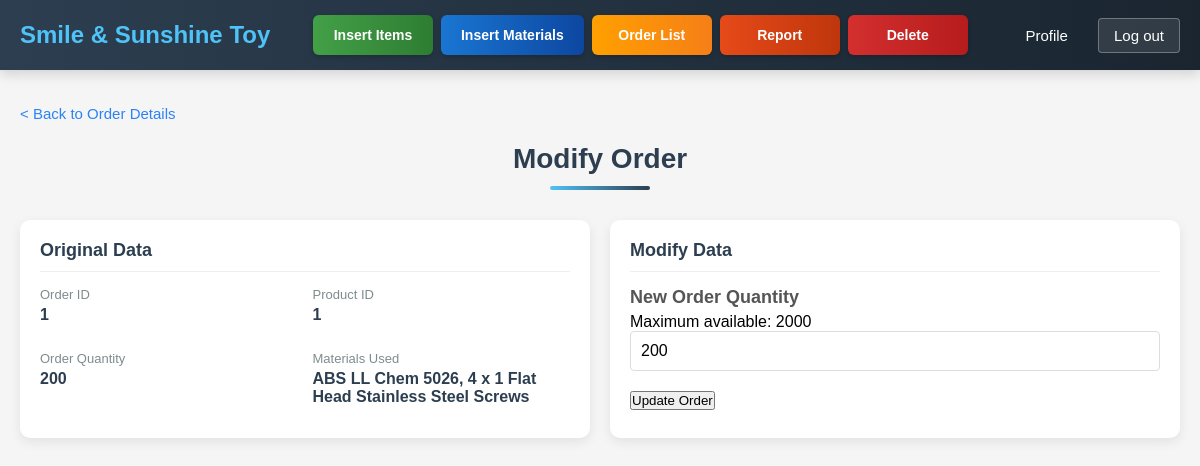
Page /staff/ModifyOrder.php?oid=1 (signed in) on the committed database.
### tables this page shows
CREATE TABLE `orders` (
  `oid` int NOT NULL AUTO_INCREMENT,
  `odate` datetime NOT NULL,
  `pid` int NOT NULL,
  `oqty` int NOT NULL,
  `ocost` decimal(20,2) NOT NULL,
  `cid` int NOT NULL,
  `odeliverdate` datetime DEFAULT NULL,
  `ostatus` int NOT NULL,
  PRIMARY KEY (`oid`),
  CONSTRAINT `fk_orders_cid` FOREIGN KEY (`cid`) REFERENCES `customer` (`cid`),
  CONSTRAINT `fk_orders_pid` FOREIGN KEY (`pid`) REFERENCES `product` (`pid`)
);

### staff/ModifyOrder.php (the view, shortened to what this page needs)
<?php
include '../conn.php';
$oid = isset($_GET['oid']) ? intval($_GET['oid']) : 0;
$updateReservesSql = "UPDATE material m
                      JOIN (
                          SELECT mid, SUM(pmqty * order_qty) AS total_reserve
                          FROM (
                              SELECT pm.mid, pm.pmqty, o.oqty AS order_qty
                              FROM prodmat pm
                              JOIN orders o ON pm.pid = o.pid
                              WHERE o.ostatus != 0
                          ) AS reserve_data
                          GROUP BY mid
                      ) AS reserves ON m.mid = reserves.mid
                      SET m.mrqty = reserves.total_reserve";
mysqli_query($conn, $updateReservesSql);
$sql = "SELECT o.*, p.pname
        FROM orders o
        JOIN product p ON o.pid = p.pid
        WHERE o.oid = $oid";
$order = mysqli_fetch_assoc(mysqli_query($conn, $sql));
$sql = "SELECT m.mname, pm.pmqty
        FROM prodmat pm
        JOIN material m ON pm.mid = m.mid
        WHERE pm.pid = {$order['pid']}";
$materialsResult = mysqli_query($conn, $sql);
$materialNames = [];
while ($row = mysqli_fetch_assoc($materialsResult)) {
    $materialNames[] = $row['mname'];
}
$maxQuantity = PHP_INT_MAX;
$sql = "SELECT m.mid, m.mname, m.mqty, m.mrqty, pm.pmqty
        FROM prodmat pm
        JOIN material m ON pm.mid = m.mid
        WHERE pm.pid = {$order['pid']}";
$materialsResult = mysqli_query($conn, $sql);
while ($material = mysqli_fetch_assoc($materialsResult)) {
    $available = $material['mqty'] - $material['mrqty'];
    $maxForMaterial = floor($available / $material['pmqty']);
    $maxForMaterial += $order['oqty'];
    if ($maxForMaterial < $maxQuantity) {
        $maxQuantity = $maxForMaterial;
    }
}
$maxQuantity = max(1, $maxQuantity);
?>
<!DOCTYPE html>
<html lang="en">
<head>
    <link rel="stylesheet" href="../CSS/header.css">
    <link rel="stylesheet" href="../CSS/common.css">
    <link rel="stylesheet" href="../CSS/orderDetail.css">
</head>
<body>
<header>
    <div class="logo">
        <a href="staffIndex.php">Smile & Sunshine Toy</a>
    </div>
    <nav class="main-nav">
        <a href="InsertItems.php" class="nav-button insert-items">Insert Items</a>
        <a href="InsertMaterials.php" class="nav-button insert-materials">Insert Materials</a>
        <a href="OrderList.php" class="nav-button order-list">Order List</a>
        <a href="Report.php" class="nav-button report">Report</a>
        <a href="Delete.php" class="nav-button delete">Delete</a>
    </nav>
    <div class="user-actions">
        <a href="staffProfile.php">Profile</a>
        <a href="../logout.php" class="logout-btn">Log out</a>
    </div>
</header>
<div class="order-details-container">
    <div class="back-link">
        <a href="StaffOrderDetails.php?oid=<?= $oid ?>" class="back-link-text"> &#60; Back to Order Details</a>
    </div>
    <h1>Modify Order</h1>
    <div class="order-grid">
        <div class="card">
            <div class="card-header">
                <h2 class="card-title">Original Data</h2>
            </div>
            <div class="info-grid">
                <div class="info-item">
                    <div class="info-label">Order ID</div>
                    <div class="info-value"><?= $order['oid'] ?></div>
                </div>
                <div class="info-item">
                    <div class="info-label">Product ID</div>
                    <div class="info-value"><?= $order['pid'] ?></div>
                </div>
                <div class="info-item">
                    <div class="info-label">Order Quantity</div>
                    <div class="info-value"><?= $order['oqty'] ?></div>
                </div>
                <div class="info-item">
                    <div class="info-label">Materials Used</div>
                    <div class="info-value"><?= implode(', ', $materialNames) ?></div>
                </div>
            </div>
        </div>
        <div class="card">
            <div class="card-header">
                <h2 class="card-title">Modify Data</h2>
            </div>
            <form id="modifyOrderForm" method="post" action="modifyOrderProcess.php">
                <div class="form-group">
                    <label for="newOrderQuantity" class="form-label">New Order Quantity</label>
                    <p>Maximum available: <?= $maxQuantity ?></p>
                    <input type="number" id="newOrderQuantity" name="newOrderQuantity"
                           class="input-field"
                           value="<?= $order['oqty'] ?>"
                           min="1"
                           max="<?= $maxQuantity ?>">
                </div>
                <input type="submit" class="btn-update" value="Update Order">
            </form>
        </div>
    </div>
</div>
</body>
</html>

### CSS/header.css (style rules this page uses)
header { display: flex; justify-content: space-between; align-items: center; background: linear-gradient(90deg, #2c3e50, #1a2530); color: white; padding: 0 20px; position: sticky; top: 0; z-index: 1000; box-shadow: 0 4px 12px rgba(0, 0, 0, 0.15); height: 70px; }
.logo { display: flex; align-items: center; }
.logo a { font-size: 24px; font-weight: 700; color: #4fc3f7; text-decoration: none; }
.main-nav { display: flex; gap: 8px; margin: 0 20px; flex-wrap: wrap; justify-content: center; }
.nav-button { padding: 12px 20px; border-radius: 6px; text-decoration: none; color: white; font-weight: 600; font-size: 14px; transition: all 0.3s ease; min-width: 120px; text-align: center; box-shadow: 0 2px 5px rgba(0, 0, 0, 0.2); }
.nav-button.insert-items { background: linear-gradient(to right, #43a047, #2e7d32); }
.nav-button.insert-materials { background: linear-gradient(to right, #1976d2, #0d47a1); }
.nav-button.order-list { background: linear-gradient(to right, #ffa000, #f57f17); }
.nav-button.report { background: linear-gradient(to right, #e64a19, #bf360c); }
.nav-button.delete { background: linear-gradient(to right, #d32f2f, #b71c1c); }
.user-actions { display: flex; gap: 15px; align-items: center; }
.user-actions a { color: white; text-decoration: none; font-size: 15px; font-weight: 500; padding: 8px 15px; border-radius: 4px; transition: background 0.3s; }
.logout-btn { background: rgba(255, 255, 255, 0.1); border: 1px solid rgba(255, 255, 255, 0.3); }

### CSS/common.css (style rules this page uses)
* { margin: 0; padding: 0; box-sizing: border-box; font-family: Arial, sans-serif; }
body { background-color: #f5f5f5; }
h1 { text-align: center; margin-bottom: 30px; color: #333; }
.form-group { margin-bottom: 20px; }
.form-label { display: block; margin-bottom: 5px; font-weight: bold; color: #555; font-size:18px; }
input[type="text"], input[type="number"], input[type="file"], textarea, select { width: 100%; padding: 10px; border: 1px solid #ddd; border-radius: 4px; font-size: 16px; }
.back-link-text { font-size: 15px; color: #2a83f4; text-decoration: none; }

### CSS/orderDetail.css (style rules this page uses)
.order-details-container { max-width: 1200px; margin: 0 auto; padding: 20px; }
.order-details-container h1 { text-align: center; margin: 20px 0 30px; color: #2c3e50; font-size: 28px; position: relative; padding-bottom: 15px; }
.order-details-container h1:after { content: ''; position: absolute; bottom: 0; left: 50%; transform: translateX(-50%); width: 100px; height: 4px; background: linear-gradient(to right, #4fc3f7, #2c3e50); border-radius: 2px; }
.order-details-container .back-link { margin: 15px 0; }
.order-details-container .back-link a { display: inline-flex; align-items: center; color: #2a83f4; text-decoration: none; font-size: 15px; font-weight: 500; }
.order-details-container .order-grid { display: grid; grid-template-columns: repeat(auto-fit, minmax(300px, 1fr)); gap: 20px; margin-bottom: 30px; }
.order-details-container .card { background: white; border-radius: 10px; box-shadow: 0 4px 12px rgba(0, 0, 0, 0.08); padding: 20px; transition: transform 0.3s ease, box-shadow 0.3s ease; }
.order-details-container .card-header { display: flex; align-items: center; margin-bottom: 15px; padding-bottom: 10px; border-bottom: 1px solid #eee; }
.order-details-container .card-title { font-size: 18px; font-weight: 600; color: #2c3e50; }
.order-details-container .info-grid { display: grid; grid-template-columns: 1fr 1fr; gap: 15px; }
.order-details-container .info-item { margin-bottom: 12px; }
.order-details-container .info-label { font-size: 13px; color: #7f8c8d; margin-bottom: 4px; font-weight: 500; }
.order-details-container .info-value { font-size: 16px; font-weight: 600; color: #2c3e50; }

### rows in the picture
orders: oid "1", pid "1", oqty "200", newOrderQuantity "200"

### other values in the picture
implode(', ', $materialNames) "ABS LL Chem 5026, 4 x 1 Flat Head Stainless Steel Screws"
$maxQuantity "2000"
